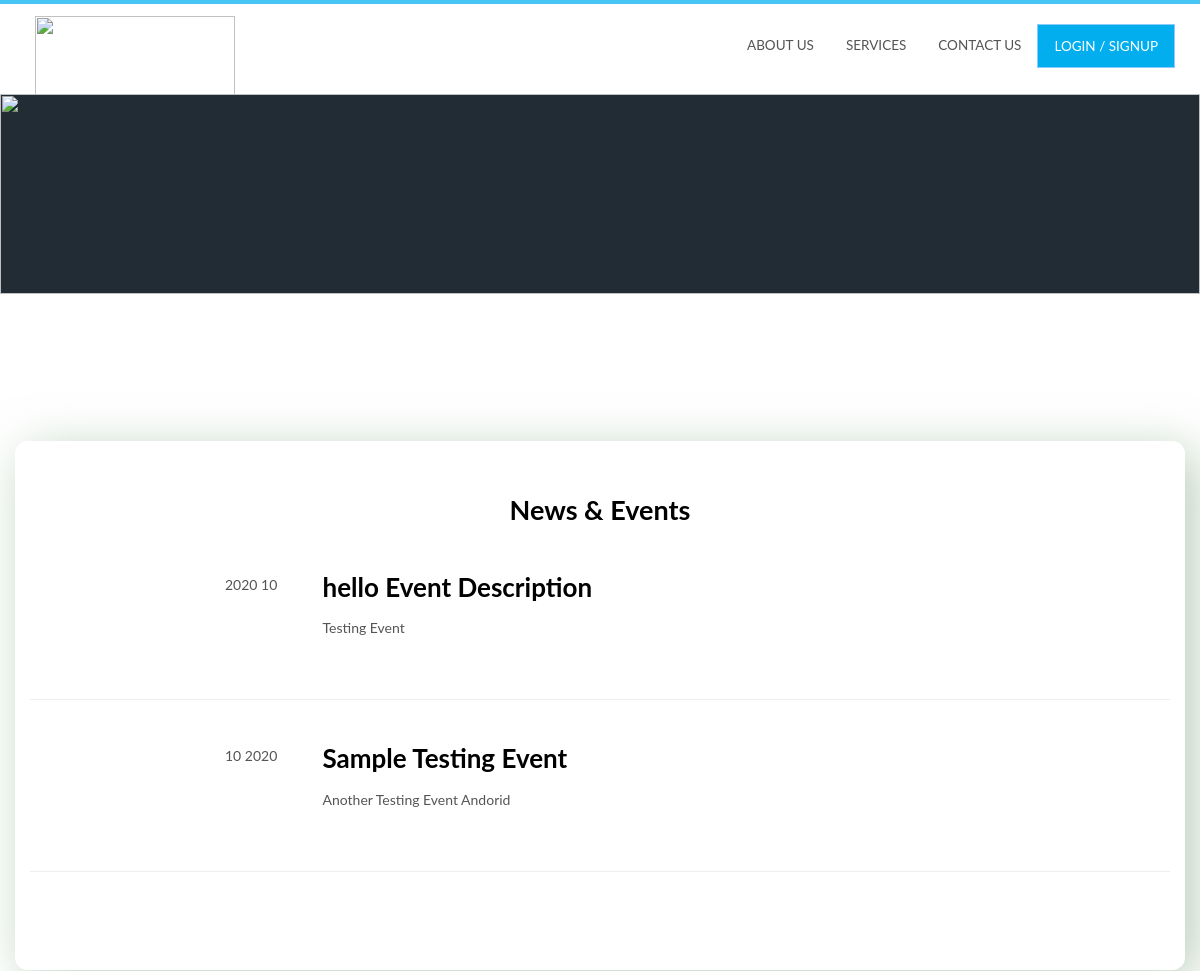
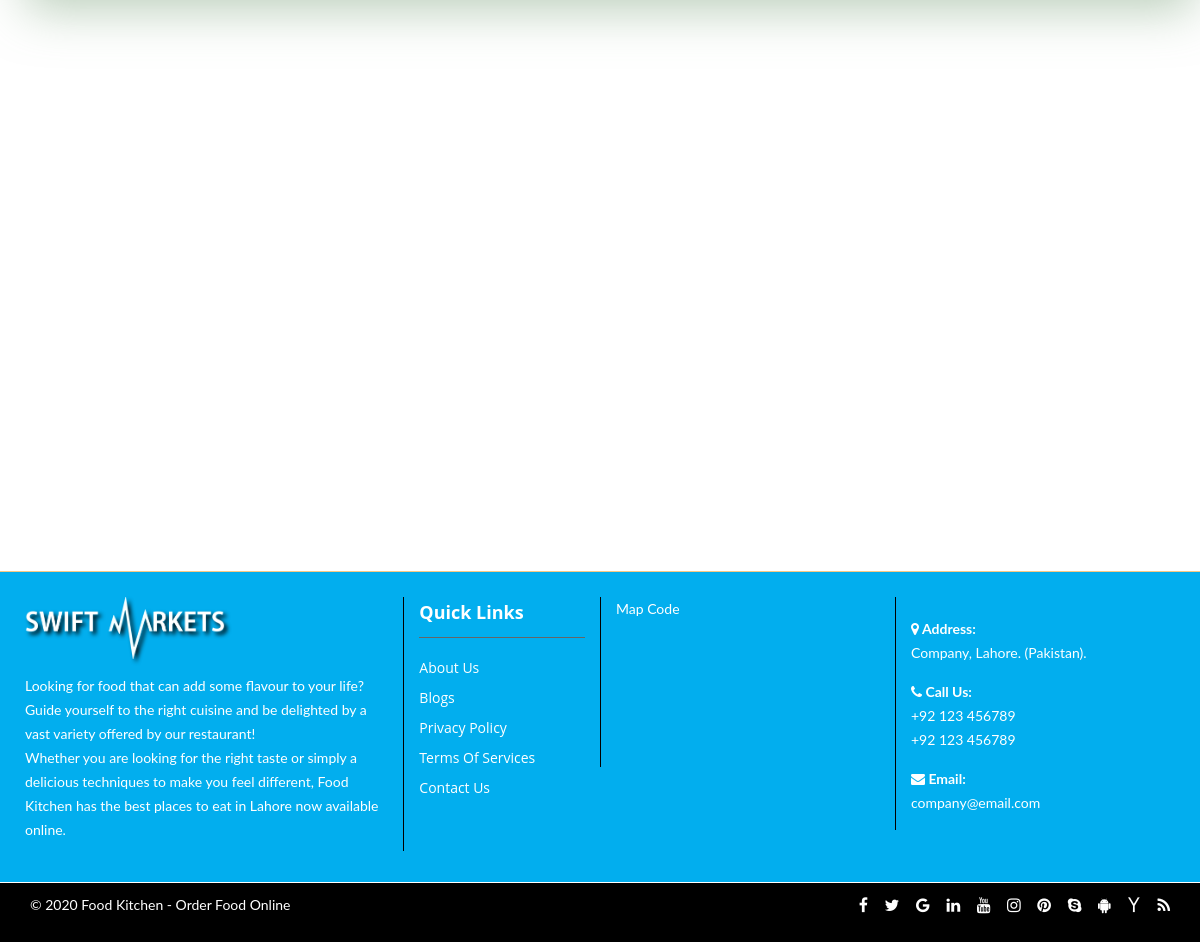
Page /new.php on the committed database (2 pictures, top to bottom).
### tables this page shows
CREATE TABLE IF NOT EXISTS `marquee` (
  `id` int(11) NOT NULL AUTO_INCREMENT,
  `img` text,
  `text` text,
  `heading` text,
  `month` text,
  `year` text,
  `url` text,
  `ordr` int(11) DEFAULT NULL,
  PRIMARY KEY (`id`)
);

CREATE TABLE IF NOT EXISTS `contact` (
  `id` int(11) NOT NULL AUTO_INCREMENT,
  `sitename` text,
  `logo` text,
  `phone` text,
  `email` text,
  `address` text,
  `gmaps` text,
  `cover` text,
  `post` text,
  `fpost` text,
  `facebook` text,
  `twitter` text,
  `insta` text,
  `youtube` text,
  PRIMARY KEY (`id`)
);

CREATE TABLE IF NOT EXISTS `pages` (
  `id` int(11) NOT NULL AUTO_INCREMENT,
  `name` text NOT NULL,
  `slug` varchar(90) NOT NULL,
  `icon` text,
  `metak` text,
  `metad` text,
  `cover` text,
  `post` text,
  `res` int(11) NOT NULL DEFAULT '0',
  `ordr` int(11) NOT NULL,
  `foot` int(11) NOT NULL DEFAULT '0',
  `hide` int(11) NOT NULL DEFAULT '0',
  PRIMARY KEY (`id`),
  UNIQUE KEY `slug` (`slug`)
);

### new.php (the view, shortened to what this page needs)
<html>
<head>
  <?php include 'include/connect.php'; ?>
  <?php include('include/head.php') ?>
</head>
<body class="page-header-fixed bg-1 layout-boxed">
  <div class="modal-shiftfix">
    <?php include('include/header.php') ?>
    <div class="banner">
      <img style="height: 200px;" src="images/covers/<?php echo $pagecover ?>" width="100%">
    </div>
    <div class="content_top">
      <div class="container">
      </div>
    </div>
    <br>
    <br>
    <br>
    <div class="container pbg">
     <br>
     <center><h1>News &amp; Events</h1></center>
     <br>
     <br>
     <?php
     $rows =mysqli_query($con,"SELECT * FROM marquee  ORDER BY ordr" ) or die(mysqli_error($con));
     while($row=mysqli_fetch_array($rows)){
      $name = $row['text'];
      $url = $row['url'];
      $year = $row['year'];
      $month = $row['month'];
      ?>
      <div class="row">
       <div class="col-md-2"></div>
       <div class="col-md-1">
            <?php echo $month ; ?>
            <?php echo $year ; ?>
          </div>
      <div class="col-md-9 newt">
       <h2>
        <?php echo $url ; ?></h2>
      </div>
      <div class="col-md-3"></div>
      <div class="col-md-7">
       <p>
        <?php echo $name ; ?>
      </p>
    </div>
  </div>
  <br>
  <hr>
  <br>
<?php } ?>
<br>
</div>
<div class="space"></div>
</div>
<?php include('include/footer.php') ?>
</body>
</html>

### include/footer.php (shortened to what this page needs)
<div id="contact">
<br>
<br>
<br>
  <footer class="footer-v1">
  <div class="menuFooter clearfix" style="background: #02aeee">
    <div class="">
      <div class="row clearfix" style="margin-right: 0px;    margin-left: 0px;    padding: 10px;">
    <div class="col-sm-4">
          <p><img src="images/logow.png" alt="" class="fimg"/></p>
          <p><?php echo $fpost ;?></p>
        </div>
        <div class="col-sm-2 col-xs-12 borderLeft">
          <h5>Quick Links</h5>
          <ul class="menuLink">
          <?php
          $rows =mysqli_query($con,"SELECT name,slug,res FROM pages where foot=1  ORDER BY ordr" ) or die(mysqli_error($con));
            while($row=mysqli_fetch_array($rows)){
              $slug = $row['slug'];
              $name = $row['name'];
              ?>
            <li <?php if($slug=='videos') echo ' style="display:none;" ' ; ?> ><a href="<?php echo $slug ?>"><?php echo $name ?></a></li>
                    <?php } ?>
          </ul>
          <br>
          <br>
        </div>
        <div class="col-sm-3 col-xs-6 borderLeft">
          <div class="">
           <?php echo $gmaps ?>
          </div>
        </div>
        <div class="col-sm-3 col-xs-6 borderLeft">
          <div class="footer-address">
           <p>
                            <strong><i class="fa fa-map-marker"></i> Address:</strong> <br>
                            <?php echo $siteaddress ?>
              </p>
                        <p>
                          <strong><i class="fa fa-phone"></i> Call Us:</strong> <br>
                            <?php echo $sitephone ?> <br>
                            <?php echo $sitephone ?>
                        </p>
                        <p>
                          <strong><i class="fa fa-envelope"></i> Email:</strong> <br>
                            <?php echo $sitemail ?>
                        </p>
          </div>
        </div>
      </div>
    </div>
  </div>
  <div class="footer clearfix" style="background: #000; color: #fff " >
    <div class="container">
      <div class="row clearfix">
        <div class="col-sm-6 col-xs-12 ">
          <p>© 2020 <?php echo $sitename ?> </p>
        </div>
        <div class="col-sm-6 col-xs-12 privacy_policy">
           <a href="#" class="fa fa-facebook"></a>
<a href="#" class="fa fa-twitter"></a>
<a href="#" class="fa fa-google"></a>
<a href="#" class="fa fa-linkedin"></a>
<a href="#" class="fa fa-youtube"></a>
<a href="#" class="fa fa-instagram"></a>
<a href="#" class="fa fa-pinterest"></a>
<a href="#" class="fa fa-skype"></a>
<a href="#" class="fa fa-android"></a>
<a href="#" class="fa fa-yahoo"></a>
<a href="#" class="fa fa-rss"></a>
        </div>
      </div>
    </div>
  </div>
</footer>

### css/default.css (style rules this page uses)
a, a:hover, .header .navbar-default .navbar-nav li a:hover, .header .navbar-default .navbar-nav .active a, .header .navbar-default .navbar-nav .active a:hover, .header .navbar-default .navbar-nav .active a:focus, .header .navbar-nav li.open .dropdown-menu li a:hover, .header .navbar-nav li.open .dropdown-menu li a:focus, .header .navbar-nav li.dropdown .dropdown-menu li a:hover, .header .navbar-nav li.dropdown .dropdown-menu li a:focus, .header .navbar-nav li.open .dropdown-menu li.active a, .header .navbar-nav li.dropdown .dropdown-menu li.active a, .courses_right_inner td ul li.active a, .courses_right_inner td a:hover, .courses_left_inner ul li a:hover, .courses_left_inner ul li a:focus, .courses_left_inner ul li.active a, .item_inner a.fees, .sidebar_item.admission .item_inner.program ul li a:hover, .sidebar_item.admission .item_inner.program ul li.active a, .item_inner.question a, .fc-center h2, .fc-event-container a.more, ul.contact_info li .fa, ul.contact_info li a:hover, .error-content a, li.language.dropdown ul.dropdown-menu li.active a, li.language.dropdown ul.dropdown-menu li a:hover { color: #105d05 }

### css/custom.css (style rules this page uses)
html { scroll-behavior: smooth; }
body { font-family: "Lato",sans-serif; }
h1, h2, h3, h4 { font-family: "Lato",sans-serif; font-weight: 700; color: #000000; margin: 0; }
a { color: #02aeee; }
a, a:hover, .header .navbar-default .navbar-nav li a:hover, .header .navbar-default .navbar-nav .active a, .header .navbar-default .navbar-nav .active a:hover, .header .navbar-default .navbar-nav .active a:focus, .header .navbar-nav li.open .dropdown-menu li a:hover, .header .navbar-nav li.open .dropdown-menu li a:focus, .header .navbar-nav li.dropdown .dropdown-menu li a:hover, .header .navbar-nav li.dropdown .dropdown-menu li a:focus, .header .navbar-nav li.open .dropdown-menu li.active a, .header .navbar-nav li.dropdown .dropdown-menu li.active a, .courses_right_inner td ul li.active a, .courses_right_inner td a:hover, .courses_left_inner ul li a:hover, .courses_left_inner ul li a:focus, .courses_left_inner ul li.active a, .item_inner a.fees, .sidebar_item.admission .item_inner.program ul li a:hover, .sidebar_item.admission .item_inner.program ul li.active a, .item_inner.question a, .fc-center h2, .fc-event-container a.more, ul.contact_info li .fa, ul.contact_info li a:hover, .error-content a, li.language.dropdown ul.dropdown-menu li.active a, li.language.dropdown ul.dropdown-menu li a:hover { color: #02aeee; }
.space { height: 500px }
.fimg { width: 200px; filter: drop-shadow(3px 3px 2px black); }

### new.php (style rules this page uses)
.pbg { background: #ffffff; padding: 3rem 4rem; box-shadow: 0px 0px 30px rgba(115, 128, 157, 0.1); -webkit-box-shadow: 10px 10px 50px rgba(115, 157, 116, 0.51); border-radius: 1.25rem; }

### include/footer.php (style rules this page uses)
.privacy_policy a { display: inline-block; font-size: 16px; border-right: none; padding-right: 10px; line-height: 25px; color: #fff; }

### rows in the picture
marquee: month "2020", year "10", url "hello Event Description", text "Testing Event"
marquee: month "10", year "2020", url "Sample Testing Event", text "Another Testing Event Andorid"
contact: fpost "Looking for food that can add some flavour to your life? Guide yourself to the right cuisine and be delighted by a vast variety offered by our restaurant! Whether you are looking for the right taste or simply a delicious techniques to make you feel different, Food Kitchen has the best places to eat in Lahore now available online.", gmaps "Map Code", address "Company, Lahore. (Pakistan).", phone "+92 123 456789", email "company@email.com", sitename "Food Kitchen - Order Food Online"
pages: name "About Us"
pages: name "Blogs"
pages: name "Privacy Policy"
pages: name "Terms Of Services"
pages: name "Contact Us"
